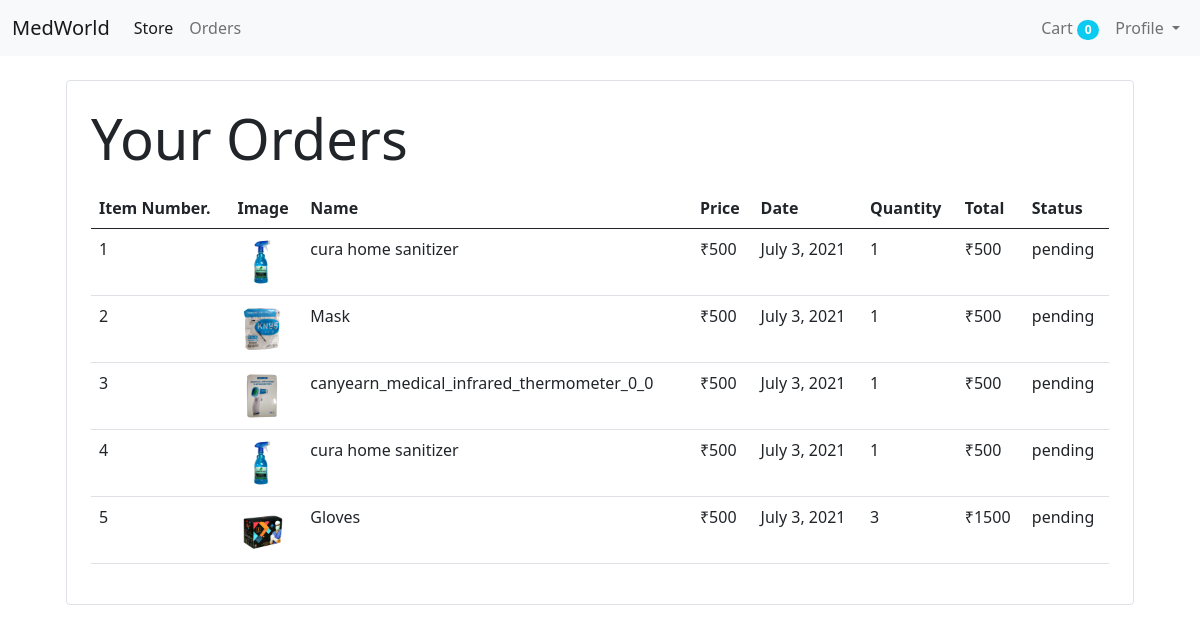
The page /orders (signed in) on the database its author committed.
### store/models/orders.py (models this page shows, shortened)
class Order(models.Model):
    product = models.ForeignKey(Product, on_delete=models.CASCADE)
    customer = models.ForeignKey(Customer, on_delete=models.CASCADE)
    quantity = models.IntegerField(default=1)
    price = models.IntegerField()
    address = models.CharField(max_length=1000,default=" ")
    phone = models.CharField(max_length=10,default="")
    date = models.DateField(default=datetime.datetime.today())
    @staticmethod
    def get_orders_by_customer(customer_id):
        return Order.objects.filter(customer = customer_id)

### store/models/product.py (models this page shows, shortened)
class Product(models.Model):
    name = models.CharField(max_length=50)
    price = models.IntegerField(default=0)
    desc = models.CharField(max_length=100)
    category = models.ForeignKey(Category, on_delete=models.CASCADE, default=1)
    image = models.ImageField(upload_to='uploads/products')

### store/middlewares/auth.py (the view)
    def middleware(request):
        print(request.session.get('customer'))
        returnUrl = request.META['PATH_INFO']
        print(returnUrl)
        if not request.session.get('customer'):
            return redirect(f'login?return_url={returnUrl}')
        response = get_response(request)
        return response

### store/templatetags/custom_filter.py (called while the page is built)
@register.filter(name='currency')
def currency(number):
    return "₹" + str(number)

@register.filter(name='multiply')
def multiply(number1, number2):
    return number1 * number2

### store/views.py (called while the page is built)
    def get(self,request):
        customer = request.session.get('customer')
        orders = Order.get_orders_by_customer(customer)
        print(orders)
        return render(request,'orders.html',{'orders': orders})

### store/templates/orders.html (shortened to what this page needs)
{% extends 'base.html' %}
{% block content%}
{% load cart %}
{% load custom_filter %}
<div class="container">
    <div class="border rounded m-4 p-4">
        <p class="display-4 pl-4 ml-4">
            Your Orders
        </p>
        <table class="table">
            <thead>
                <tr>
                    <th>Item Number.</th>
                    <th>Image</th>
                    <th>Name</th>
                    <th>Price</th>
                    <th>Date</th>
                    <th>Quantity</th>
                    <th>Total</th>
                    <th>Status</th>
                </tr>
            </thead>
            <tbody>
                {% for order in orders%}
                <tr>
                    <td>{{forloop.counter}}</td>
                    <td><img style="height: 50px;" class="rounded-circle" src="{{order.product.image.url}}" alt=""></td>
                    <td>{{order.product.name}}</td>
                    <td>{{order.price|currency}}</td>
                    <td>{{order.date}}</td>
                    <td>{{order.quantity}}</td>
                    <td>{{order.quantity|multiply:order.price|currency}}</td>
                    <td>{{order.status|default:'pending'}}</td>
                {% endfor %}
                </tr>
            </tbody>
        </table>
    </div>
</div>
{% endblock %}

### rows shown on the page
Order: product.image (picture), product.name "cura home sanitizer", price "₹500", date "July 3, 2021", quantity "1", quantity|multiply "₹500", status "pending"
Order: product.image (picture), product.name "Mask", price "₹500", date "July 3, 2021", quantity "1", quantity|multiply "₹500", status "pending"
Order: product.image (picture), product.name "canyearn_medical_infrared_thermometer_0_0", price "₹500", date "July 3, 2021", quantity "1", quantity|multiply "₹500", status "pending"
Order: product.image (picture), product.name "cura home sanitizer", price "₹500", date "July 3, 2021", quantity "1", quantity|multiply "₹500", status "pending"
Order: product.image (picture), product.name "Gloves", price "₹500", date "July 3, 2021", quantity "3", quantity|multiply "₹1500", status "pending"

### other values the page prints
{{ request.session.cart.keys|length }} "0"
